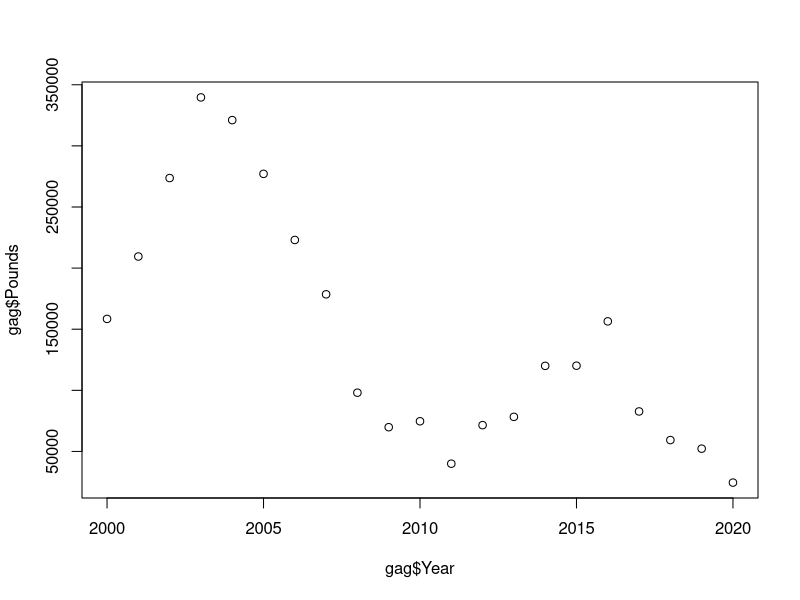
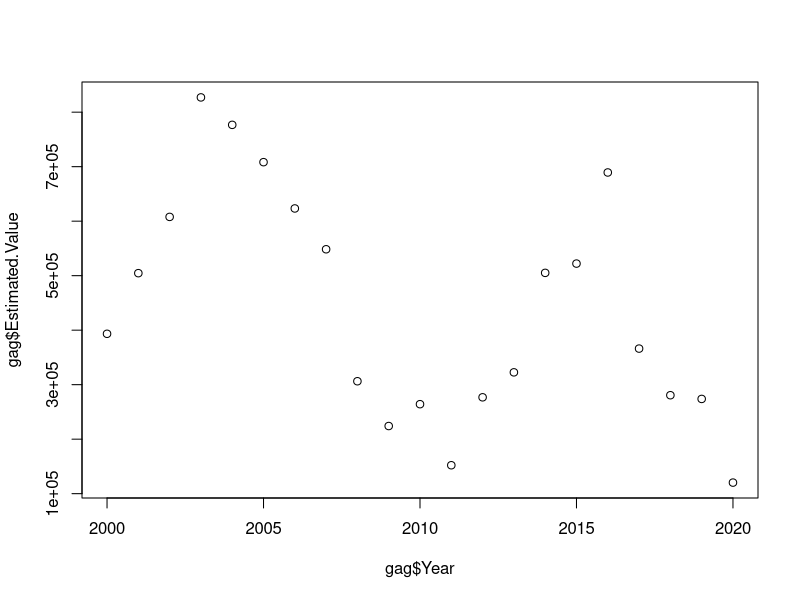
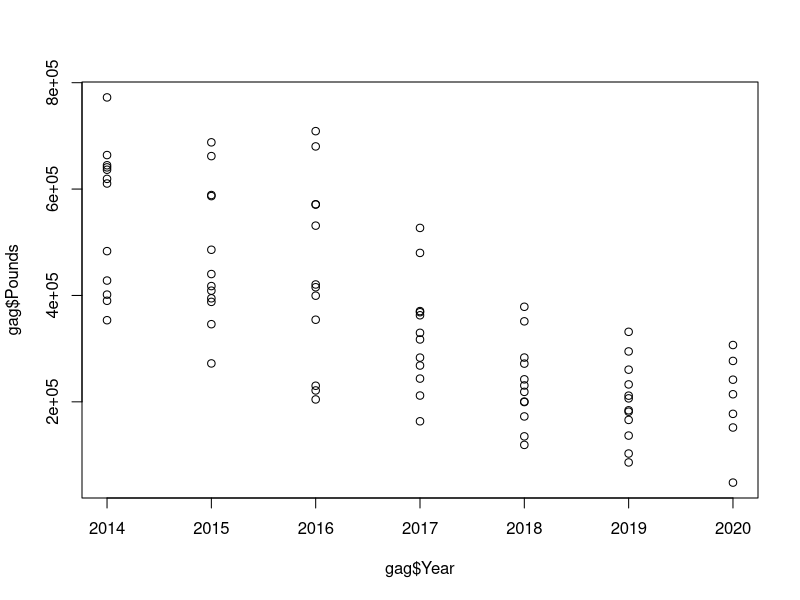
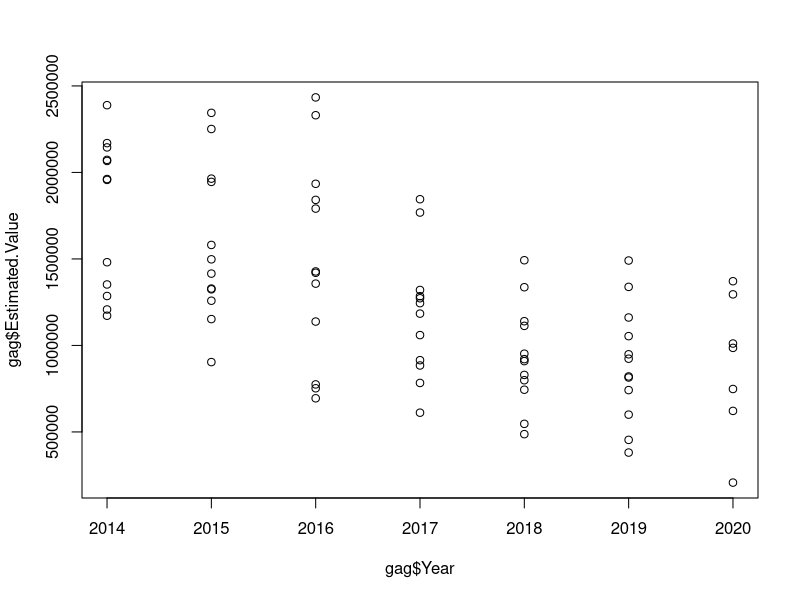
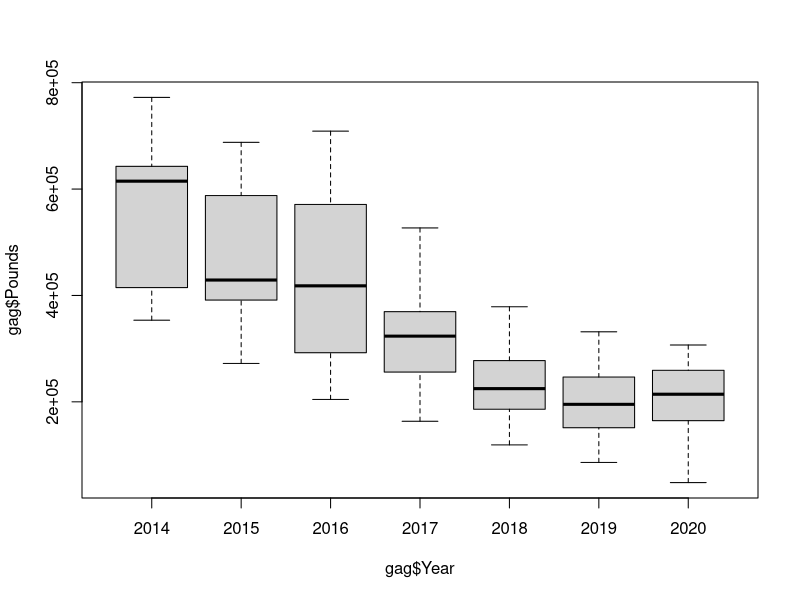
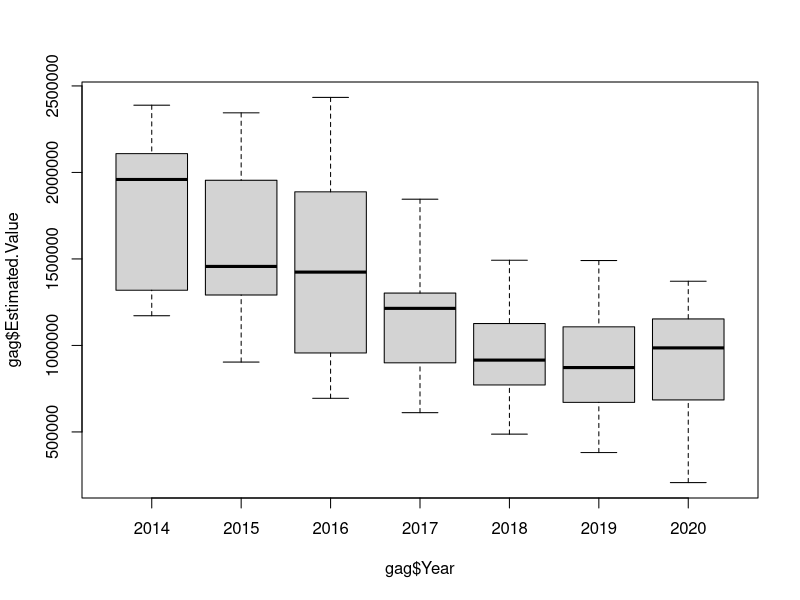
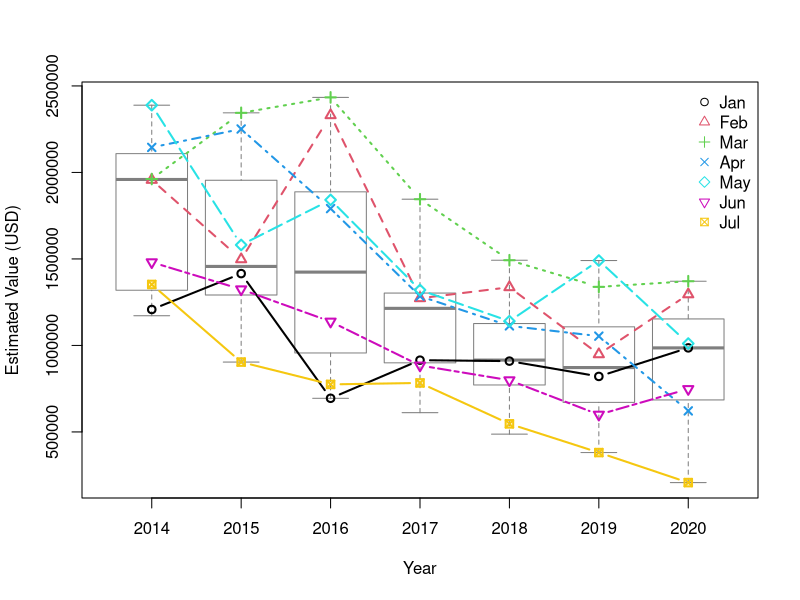

Source code (R) for these figures, in order:
library(lubridate)

setwd('~/Documents/R/Github/FL_seafood_landings/data')

### load data, skip first 9 lines because they are metadata
data <- read.csv('fl_landings_year.csv',skip=9)
### make some factors for easier parsing
data$Area.Description <- as.factor(data$Area.Description)
data$Species <- as.factor(data$Species)
### pull out Gag Grouper
ind_gag <- grep('gag',data$Species,ignore.case = T)
### pull out Ft Myers
ind_FM <- grep('fort myers',data$Area.Description,ignore.case = T)
### pull out Gag landed in Fort Myers
ind_FM_gag <- base::intersect(ind_gag,ind_FM)

gag <- data[ind_FM_gag,]

plot(gag$Year,gag$Pounds)
plot(gag$Year,gag$Estimated.Value)


### data by month
data <- read.csv('fl_landings_month.csv',skip=9)
data <- data[data$Year>2013,]
ind_gag <- grep('grouper, red',data$Species,ignore.case = T)
ind_ytd <- which(data$Month=='January' |
                      data$Month=='February' |
                      data$Month=='March' |
                      data$Month=='April' |
                      data$Month=='May' |
                      data$Month=='June' |
                      data$Month=='July')
### pull out Gag landed in year to date
ind_gag_ytd <- base::intersect(ind_gag,ind_ytd)
gag <- data[ind_gag,]

plot(gag$Year,gag$Pounds)
plot(gag$Year,gag$Estimated.Value)

boxplot(gag$Pounds~gag$Year)
boxplot(gag$Estimated.Value~gag$Year)

mths <- unique(gag$Month)
# plot(0,0,xlim=c(2013,2021),ylim=c(1e5,25e5))
b <- boxplot(gag$Estimated.Value~gag$Year,
             at=2014:2020,
             col='white',variwidth=T,border='gray50',
             xlab='Year',ylab='Estimated Value (USD)')
for(i in 1:7){
  temp <- gag[gag$Month==mths[i],]
  points(temp$Year,temp$Estimated.Value,col=i,pch=i,lty=i,typ='b',lwd=2)
}
legend('topright',
       c('Jan','Feb','Mar','Apr','May','Jun','Jul'),
       pch=1:7,col=1:7,bty='n')
# median_agg <- aggregate(gag$Estimated.Value,by=list(gag$Year),median,na.rm=T)
# points(median_agg$Group.1,median_agg$x,pch='-',cex=2,lwd=3)
